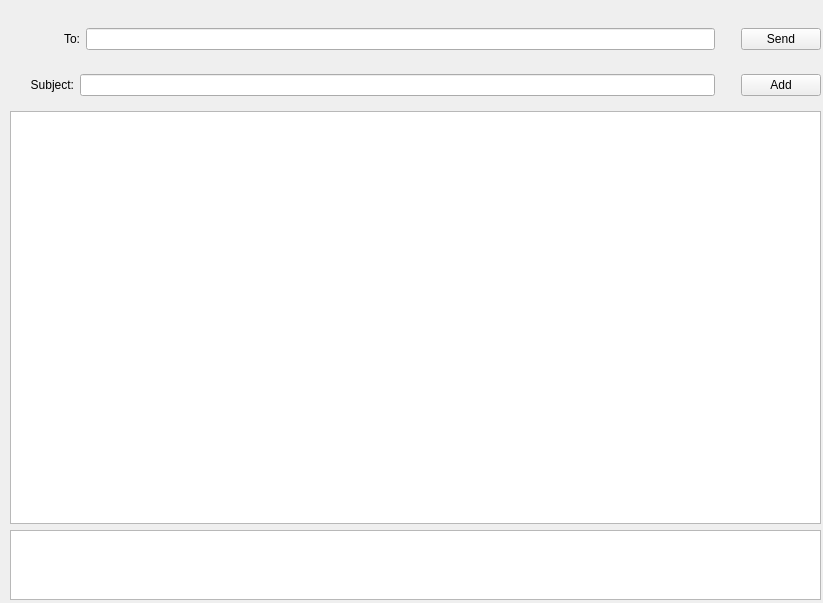
<?xml version="1.0" encoding="UTF-8"?>
<ui version="4.0">
 <class>CreateMessageWidget</class>
 <widget class="QWidget" name="CreateMessageWidget">
  <property name="geometry">
   <rect>
    <x>0</x>
    <y>0</y>
    <width>823</width>
    <height>603</height>
   </rect>
  </property>
  <property name="baseSize">
   <size>
    <width>823</width>
    <height>603</height>
   </size>
  </property>
  <property name="windowTitle">
   <string>Create Message</string>
  </property>
  <widget class="QWidget" name="verticalLayoutWidget">
   <property name="geometry">
    <rect>
     <x>10</x>
     <y>19</y>
     <width>811</width>
     <height>581</height>
    </rect>
   </property>
   <layout class="QVBoxLayout" name="verticalLayout" stretch="0,0,9,1">
    <item>
     <layout class="QHBoxLayout" name="horizontalLayout_2" stretch="1,9,0,1">
      <item>
       <widget class="QLabel" name="toLabel">
        <property name="layoutDirection">
         <enum>Qt::LeftToRight</enum>
        </property>
        <property name="text">
         <string>To:</string>
        </property>
        <property name="alignment">
         <set>Qt::AlignRight|Qt::AlignTrailing|Qt::AlignVCenter</set>
        </property>
       </widget>
      </item>
      <item>
       <widget class="QLineEdit" name="toLineEdit"/>
      </item>
      <item>
       <spacer name="verticalSpacer_2">
        <property name="orientation">
         <enum>Qt::Vertical</enum>
        </property>
        <property name="sizeHint" stdset="0">
         <size>
          <width>20</width>
          <height>40</height>
         </size>
        </property>
       </spacer>
      </item>
      <item>
       <widget class="QPushButton" name="sendButton">
        <property name="text">
         <string>Send</string>
        </property>
       </widget>
      </item>
     </layout>
    </item>
    <item>
     <layout class="QHBoxLayout" name="horizontalLayout" stretch="1,10,0,1">
      <item>
       <widget class="QLabel" name="subjectLabel">
        <property name="text">
         <string>Subject:</string>
        </property>
        <property name="alignment">
         <set>Qt::AlignRight|Qt::AlignTrailing|Qt::AlignVCenter</set>
        </property>
       </widget>
      </item>
      <item>
       <widget class="QLineEdit" name="subjectLineEdit"/>
      </item>
      <item>
       <spacer name="verticalSpacer">
        <property name="orientation">
         <enum>Qt::Vertical</enum>
        </property>
        <property name="sizeHint" stdset="0">
         <size>
          <width>20</width>
          <height>40</height>
         </size>
        </property>
       </spacer>
      </item>
      <item>
       <widget class="QPushButton" name="addAttachmentButton">
        <property name="text">
         <string>Add</string>
        </property>
       </widget>
      </item>
     </layout>
    </item>
    <item>
     <widget class="QTextEdit" name="messageBoxTextEdit"/>
    </item>
    <item>
     <widget class="QListWidget" name="attachmentListWidget"/>
    </item>
   </layout>
  </widget>
 </widget>
 <resources/>
 <connections/>
</ui>
